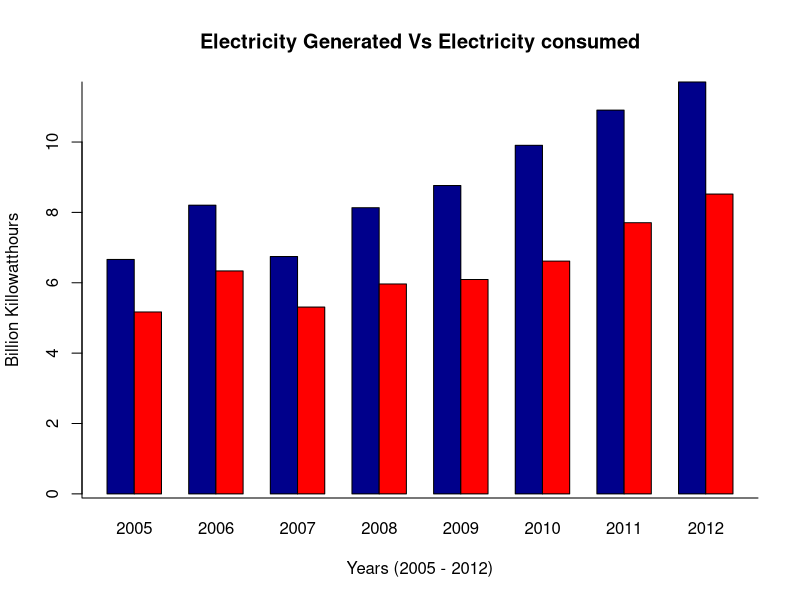
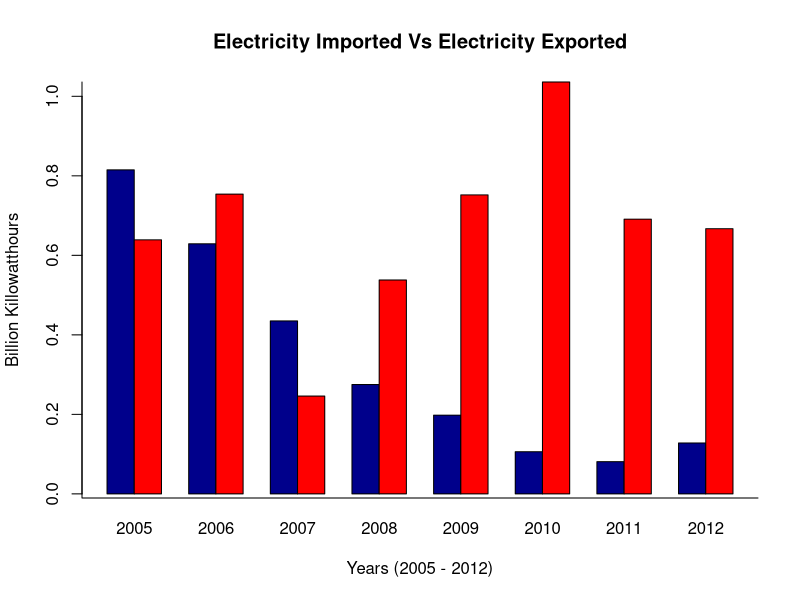
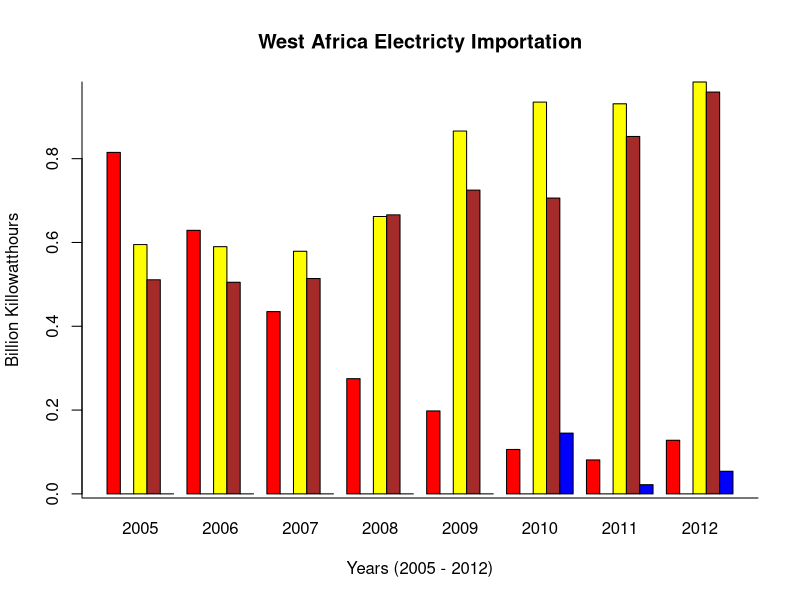
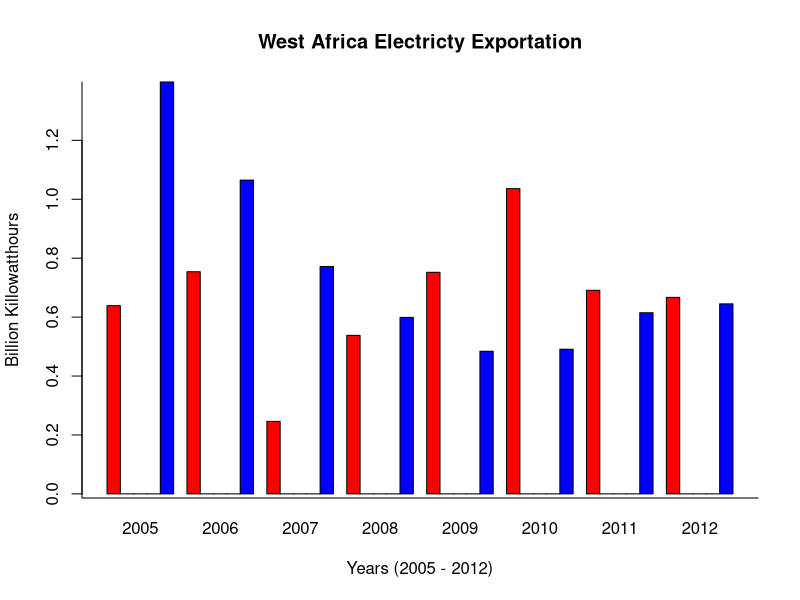
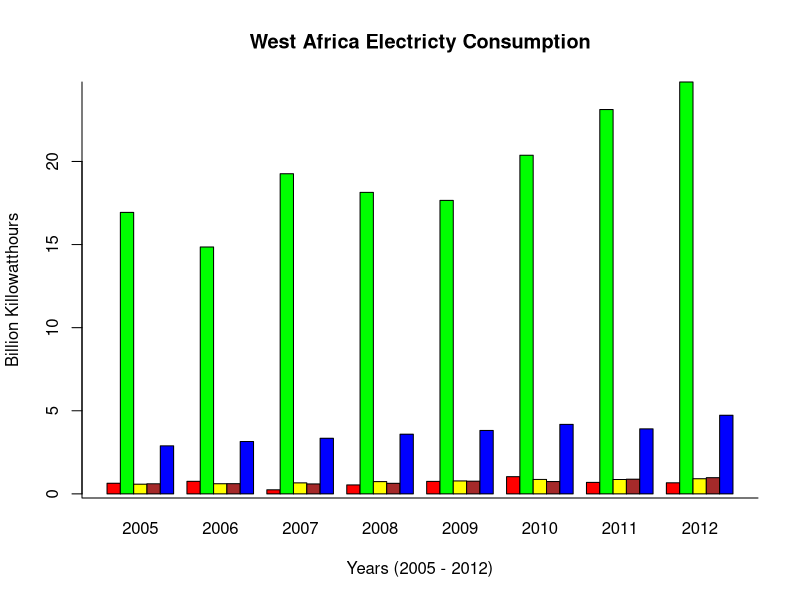

Write R code to recreate these figures, in order. (Note: this script raises an error after producing the figures.)
# set working directiory 
setwd("C:/xampp/htdocs/Github/Ghana-Electricity")
list.files()

exportData= read.csv("Exploratory_Data_Analysis/Total_Electricity_Exports_(Billion_Kilowatthours).csv",header=TRUE,row.names="country", na.strings="--")
generationData= read.csv("Exploratory_Data_Analysis/Total_Electricity_Net_Generation_(Billion_Kilowatthours).csv",header=TRUE,row.names="country", na.strings="--")
consumptionData= read.csv("Exploratory_Data_Analysis/Total_Electricity_Net_Consumption_(Billion_Kilowatthours).csv",header=TRUE,row.names="country", na.strings="--")
importData= read.csv("Exploratory_Data_Analysis/Total_Electricity_Imports_(Billion_Kilowatthours).csv",header=TRUE,row.names="country", na.strings="--")

#obtaining electricity  data for Ghana
GhanaGenerationData=generationData[dimnames(generationData)[[1]]=="Ghana",]
generationvalues=as.numeric(GhanaGenerationData)
GhanaConsumptionData=consumptionData[dimnames(consumptionData)[[1]]=="Ghana",]
consumptionvalues=as.numeric(GhanaConsumptionData)
GhanaImportData=importData[dimnames(importData)[[1]]=="Ghana",]
importvalues=as.numeric(GhanaImportData)
GhanaexportData=exportData[dimnames(exportData)[[1]]=="Ghana",]
exportvalues=as.numeric(GhanaexportData)

#obtaining electricity data for Nigeria
NigeriaImportData=importData[dimnames(importData)[[1]]=="Nigeria",]
NGimportvalues=as.numeric(NigeriaImportData)
NigeriaexportData=exportData[dimnames(exportData)[[1]]=="Nigeria",]
Ngexportvalues=as.numeric(NigeriaexportData)
NigeriaConsumptionData=consumptionData[dimnames(consumptionData)[[1]]=="Nigeria",]
NGconsumptionvalues=as.numeric(NigeriaConsumptionData)

#obtaining electricity Importation data for Benin
BeninImportData=importData[dimnames(importData)[[1]]=="Benin",]
BNimportvalues=as.numeric(BeninImportData)
BeninexportData=exportData[dimnames(exportData)[[1]]=="Benin",]
Bnexportvalues=as.numeric(BeninexportData)
BeninConsumptionData=consumptionData[dimnames(consumptionData)[[1]]=="Benin",]
BNconsumptionvalues=as.numeric(BeninConsumptionData)

#obtaining electricity Importation data for Togo
TogoImportData=importData[dimnames(importData)[[1]]=="Togo",]
Tgimportvalues=as.numeric(TogoImportData)
TogoexportData=exportData[dimnames(exportData)[[1]]=="Togo",]
Tgexportvalues=as.numeric(TogoexportData)
TogoConsumptionData=consumptionData[dimnames(consumptionData)[[1]]=="Togo",]
TGconsumptionvalues=as.numeric(TogoConsumptionData)

#obtaining electricity Importation data for Ivory coast
IvoryCoastImportData=importData[dimnames(importData)[[1]]=="Cote dIvoire (IvoryCoast)",]
ICimportvalues=as.numeric(IvoryCoastImportData)
IvoryCoastexportData=exportData[dimnames(exportData)[[1]]=="Cote dIvoire (IvoryCoast)",]
ICexportvalues=as.numeric(IvoryCoastexportData)
IvoryCoastConsumptionData=consumptionData[dimnames(consumptionData)[[1]]=="Cote dIvoire (IvoryCoast)",]
ICconsumptionvalues=as.numeric(IvoryCoastConsumptionData)


electricityConsumedToGeneration   <- cbind(generationvalues, consumptionvalues)
electricityimportToExport   <- cbind(importvalues, exportvalues)
WestAfricaElectricityImport  <- cbind(importvalues, NGimportvalues, BNimportvalues,  Tgimportvalues, ICimportvalues )
WestAfricaElectricityExport  <- cbind(exportvalues, Ngexportvalues, Bnexportvalues,  Tgexportvalues, ICexportvalues )
WestAfricaElectricityConsumption  <-  cbind(exportvalues, NGconsumptionvalues, BNconsumptionvalues,  TGconsumptionvalues, ICconsumptionvalues )

#Barplot of Electricity generation Vs consumption
barplot(t(electricityConsumedToGeneration), main="Electricity Generated Vs Electricity consumed", ylab="Billion Killowatthours", xlab="Years (2005 - 2012)", legend = rownames(electricityConsumedToGeneration),
col=c("darkblue","red"), names.arg=c("2005", "2006", "2007","2008", "2009", "2010","2011", "2012"), beside=TRUE)
box(bty="l")

#Barplot of Electricity Imported Vs Exported
barplot(t(electricityimportToExport), main="Electricity Imported Vs Electricity Exported", beside=T, ylab="Billion Killowatthours", xlab="Years (2005 - 2012)", legend = rownames(electricityimportToExport),
col=c("darkblue","red"), names.arg=c("2005", "2006", "2007","2008", "2009", "2010","2011", "2012"))
box(bty="l")

#Barplot of west africa electricity importation
barplot(t(WestAfricaElectricityImport), main="West Africa Electricty Importation", beside=T, ylab="Billion Killowatthours", xlab="Years (2005 - 2012)", legend = rownames(WestAfricaElectricityImport),
col=c("red","green","yellow","brown","blue"), names.arg=c("2005", "2006", "2007","2008", "2009", "2010","2011", "2012"))
box(bty="l")

#Barplot of west africa electricity exportation
barplot(t(WestAfricaElectricityExport), main="West Africa Electricty Exportation", beside=T, ylab="Billion Killowatthours", xlab="Years (2005 - 2012)", legend = rownames(WestAfricaElectricityExport),
col=c("red","green","yellow","brown","blue"), names.arg=c("2005", "2006", "2007","2008", "2009", "2010","2011", "2012"))
box(bty="l")

#Barplot of west africa electricity consumption
barplot(t(WestAfricaElectricityConsumption), main="West Africa Electricty Consumption", beside=T, ylab="Billion Killowatthours", xlab="Years (2005 - 2012)", legend = rownames(WestAfricaElectricityConsumption),
col=c("red","green","yellow","brown","blue"), names.arg=c("2005", "2006", "2007","2008", "2009", "2010","2011", "2012"))
box(bty="l")

#Download and Install package forecast()
library(forecast)

# Automated forecasting of electricity consumption in Ghana using an exponential model
fit <- HoltWinters(consumptionvalues, beta=FALSE, gamma=FALSE)
fit <- HoltWinters(consumptionvalues, gamma=FALSE)
accuracy(fit)
forecast(fit, 2)
plot(forecast(fit, 2))

# Automated forecasting of electricity consumption in Ghana using time series model
Electricity_consumption <- ts(consumptionvalues, start=c(2013), end=c(2020), frequency=12) 
Electricity_consumption_Ghana<- window(Electricity_consumption, start=c(2013), end=c(2020)) 
plot(Electricity_consumption)
plot(Electricity_consumption_Ghana)

# Automated forecasting of electricity consumption in Ghana using an ARIMA model
fit <- auto.arima(consumptionvalues)
